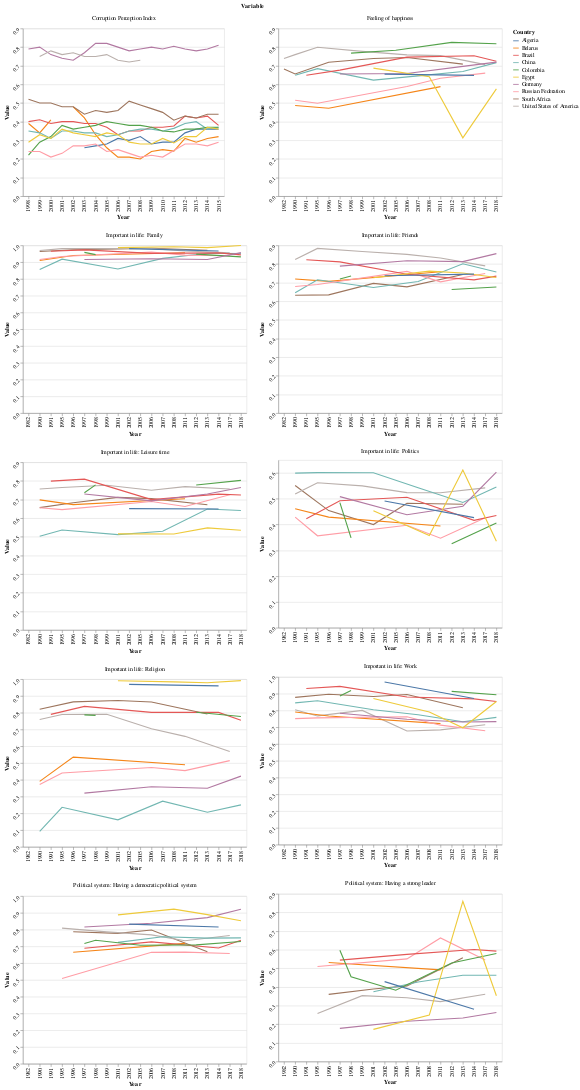

Here is the notebook cell this chart was saved with:
### Code cell
# V. showcase

alt.data_transformers.enable('default', max_rows=None)

nearest = alt.selection(type='single', nearest=True, on='mouseover',
                            fields=['Country', 'Value', 'Variable', 'Year'])

alt.Chart(wvsSummaryCC).mark_line().encode(
    alt.X('Year:O'),
    alt.Y('Value:Q', axis=alt.Axis(labelAngle=-45)),
    #alt.Color('Variable:N'),
    alt.Color('Country:N'),
    alt.Tooltip(['Country', 'Value', 'Variable', 'Year'])
).facet(
    #column='Country:N'
    facet='Variable:N',
    columns=2
).add_selection(
    nearest
).resolve_scale(x='independent', y='independent')

# TODO nicer tooltips:
# https://stackoverflow.com/questions/53287928/tooltips-in-altair-line-charts

### Figure 1 — Vega-Lite specification as saved in the notebook (floating-point values rounded to 4 significant figures; data arrays with more than 128 entries replaced by an {"elided": "..."} marker saying what was removed)
{"config": {"view": {"continuousWidth": 400, "continuousHeight": 300}}, "data": {"name": "data-fdf6e80922a4db6292c6226478ebb571"}, "facet": {"type": "nominal", "field": "Variable"}, "spec": {"mark": "line", "encoding": {"color": {"type": "nominal", "field": "Country"}, "tooltip": [{"type": "nominal", "field": "Country"}, {"type": "quantitative", "field": "Value"}, {"type": "nominal", "field": "Variable"}, {"type": "quantitative", "field": "Year"}], "x": {"type": "ordinal", "field": "Year"}, "y": {"type": "quantitative", "axis": {"labelAngle": -45}, "field": "Value"}}, "selection": {"selector001": {"type": "single", "nearest": true, "on": "mouseover", "fields": ["Country", "Value", "Variable", "Year"]}}}, "columns": 2, "resolve": {"scale": {"x": "independent", "y": "independent"}}, "$schema": "https://vega.github.io/schema/vega-lite/v4.8.1.json", "datasets": {"data-fdf6e80922a4db6292c6226478ebb571": {"elided": "603 records"}}}
